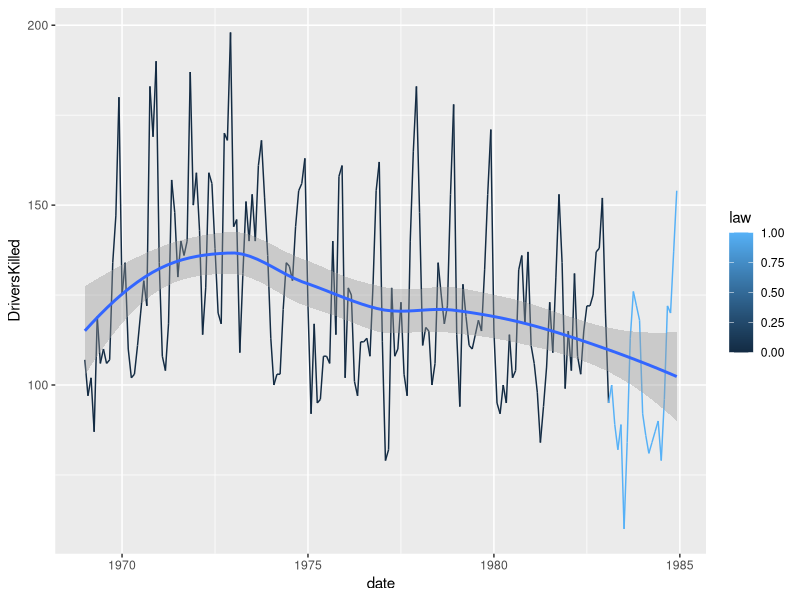
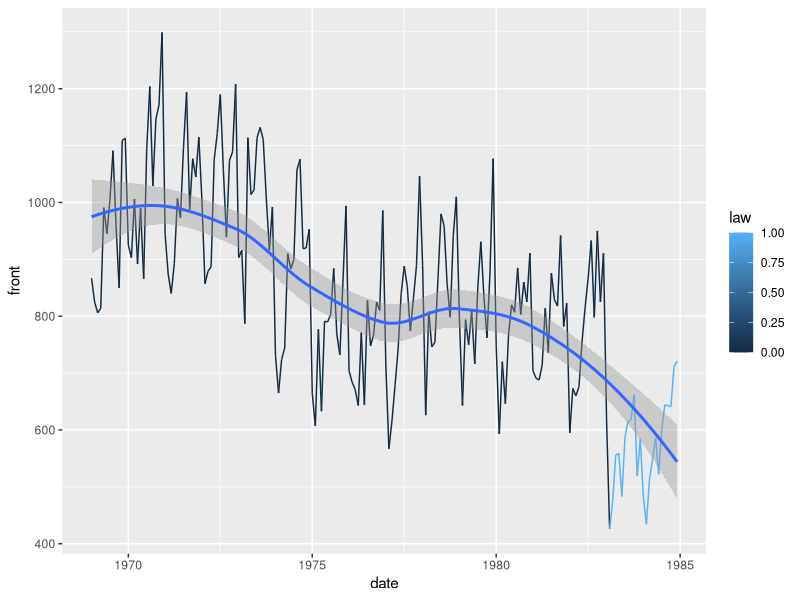
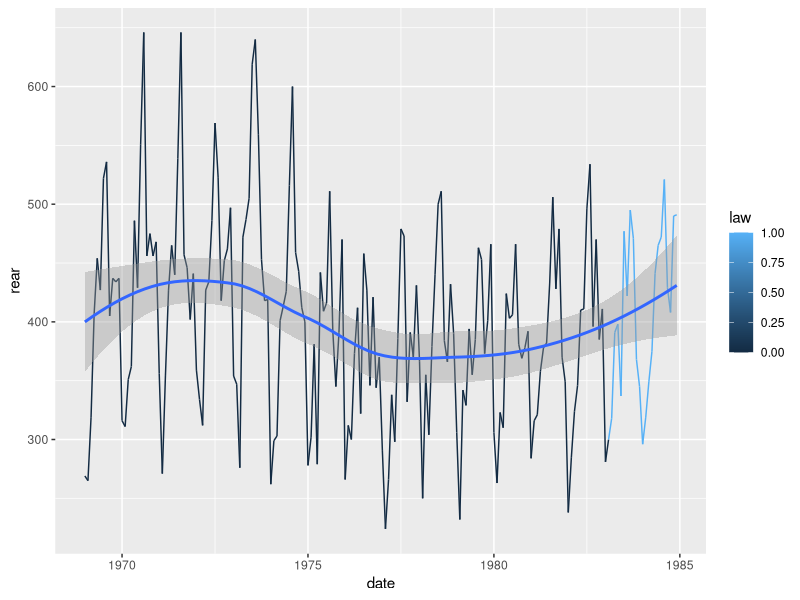
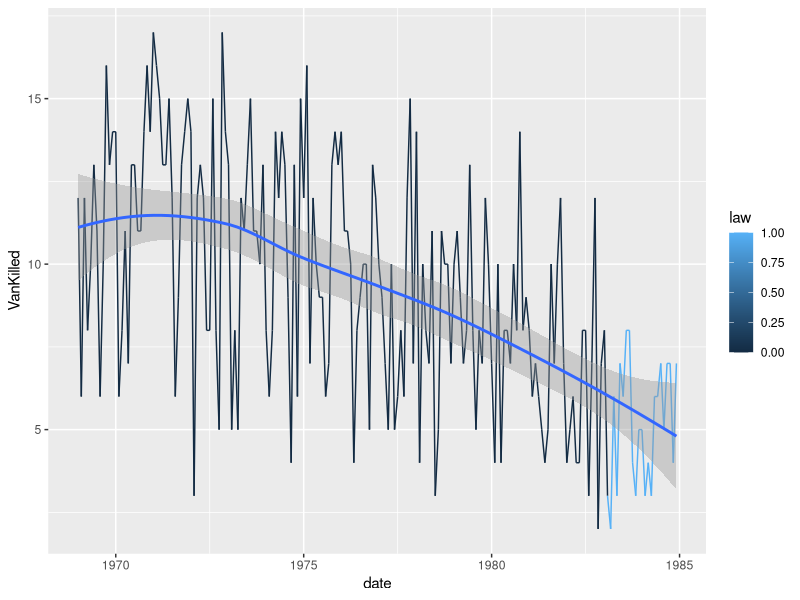
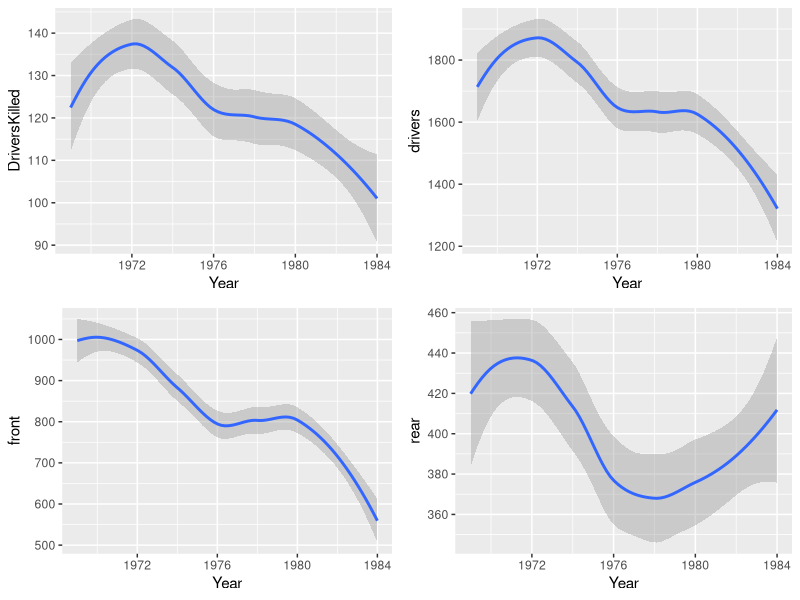

These charts were generated, in order, by the following R code:
## ---- chunk 1
# Libraries
set.seed(96024)

library(tidyverse)
library(readr)
library(kableExtra)
library(bookdown)
library(ggplot2)
## ---- chunk 2
knitr::opts_chunk$set(fig.pos = 'H', echo = FALSE, message = FALSE, warning = FALSE)
## ---- chunk 3
Seatbelts_data = data.frame(as.matrix(Seatbelts), date=time(Seatbelts))
## ---- chunk 4
ggplot(data=Seatbelts_data, aes(x=date,y=DriversKilled,col=law))+geom_line()+geom_smooth()
## ---- chunk 5
ggplot(data=Seatbelts_data, aes(x=date,y=front,col=law))+geom_line()+geom_smooth()
## ---- chunk 6
ggplot(data=Seatbelts_data, aes(x=date,y=rear,col=law))+geom_line()+geom_smooth()
## ---- chunk 7
ggplot(data=Seatbelts_data, aes(x=date,y=VanKilled,col=law))+geom_line()+geom_smooth()
## ---- chunk 8
Seatbelts_data %>%
  group_by(law) %>%
  summarise(DriversKilled_Average=mean(DriversKilled)) %>%
  kable(caption="Drivers killed before and after law")
## ---- chunk 9
Seatbelts_data %>%
  group_by(law) %>%
  summarise(Rear_Average=mean(rear)) %>%
  kable(caption="Back seat passengers killed before and after law")
## ---- chunk 10
Seatbelts_data %>%
  group_by(law) %>%
  summarise(Front_Average=mean(front)) %>%
  kable(caption="Front seat passengers killed before and after law")
## ---- chunk 11
Seatbelts_data %>%
  group_by(law) %>%
  summarise(Van_Average=mean(VanKilled)) %>%
  kable(caption="Light good vehicle drivers killed before and after law")
## ---- chunk 12
data(Seatbelts)
Seatbelts <- data.frame(Year=floor(time(Seatbelts)),
Month=factor(cycle(Seatbelts),
labels=month.abb), Seatbelts)
## ---- chunk 13
selectdata <- Seatbelts %>% 
  select(DriversKilled, drivers, front, rear, Year)

ggplot(data = selectdata) +
  geom_smooth(mapping = aes(x = Year, y = DriversKilled))->f1

ggplot(data = selectdata) +
  geom_smooth(mapping = aes(x = Year, y = drivers))->f2

ggplot(data = selectdata) +
  geom_smooth(mapping = aes(x = Year, y = front))->f3

ggplot(data = selectdata) +
  geom_smooth(mapping = aes(x = Year, y = rear))->f4

library(gridExtra)
grid.arrange(f1, f2, f3, f4)
